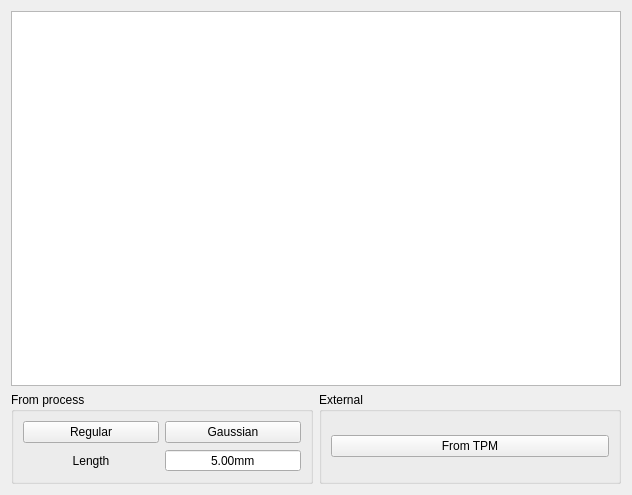
<?xml version="1.0" encoding="UTF-8"?>
<ui version="4.0">
 <class>PolingForm</class>
 <widget class="QWidget" name="PolingForm">
  <property name="geometry">
   <rect>
    <x>0</x>
    <y>0</y>
    <width>632</width>
    <height>495</height>
   </rect>
  </property>
  <property name="windowTitle">
   <string>Form</string>
  </property>
  <layout class="QVBoxLayout" name="verticalLayout">
   <item>
    <widget class="PlotWidget" name="plotWidgetPoling"/>
   </item>
   <item>
    <layout class="QHBoxLayout" name="horizontalLayout">
     <item>
      <widget class="QGroupBox" name="groupBox">
       <property name="title">
        <string>From process</string>
       </property>
       <layout class="QGridLayout" name="gridLayout">
        <item row="0" column="0">
         <widget class="QPushButton" name="pushButtonRegular">
          <property name="text">
           <string>Regular</string>
          </property>
         </widget>
        </item>
        <item row="0" column="1">
         <widget class="QPushButton" name="pushButtonGaussian">
          <property name="text">
           <string>Gaussian</string>
          </property>
         </widget>
        </item>
        <item row="1" column="0">
         <widget class="QLabel" name="label">
          <property name="text">
           <string>Length</string>
          </property>
          <property name="alignment">
           <set>Qt::AlignCenter</set>
          </property>
         </widget>
        </item>
        <item row="1" column="1">
         <widget class="QDoubleSpinBox" name="doubleSpinBoxLength">
          <property name="alignment">
           <set>Qt::AlignCenter</set>
          </property>
          <property name="buttonSymbols">
           <enum>QAbstractSpinBox::NoButtons</enum>
          </property>
          <property name="suffix">
           <string>mm</string>
          </property>
          <property name="value">
           <double>5.000000000000000</double>
          </property>
         </widget>
        </item>
       </layout>
      </widget>
     </item>
     <item>
      <widget class="QGroupBox" name="groupBox_2">
       <property name="title">
        <string>External</string>
       </property>
       <layout class="QHBoxLayout" name="horizontalLayout_3">
        <item>
         <widget class="QPushButton" name="pushButtonFromTPM">
          <property name="text">
           <string>From TPM</string>
          </property>
         </widget>
        </item>
       </layout>
      </widget>
     </item>
    </layout>
   </item>
  </layout>
 </widget>
 <customwidgets>
  <customwidget>
   <class>PlotWidget</class>
   <extends>QGraphicsView</extends>
   <header location="global">pyqtgraph</header>
  </customwidget>
 </customwidgets>
 <resources/>
 <connections/>
</ui>
